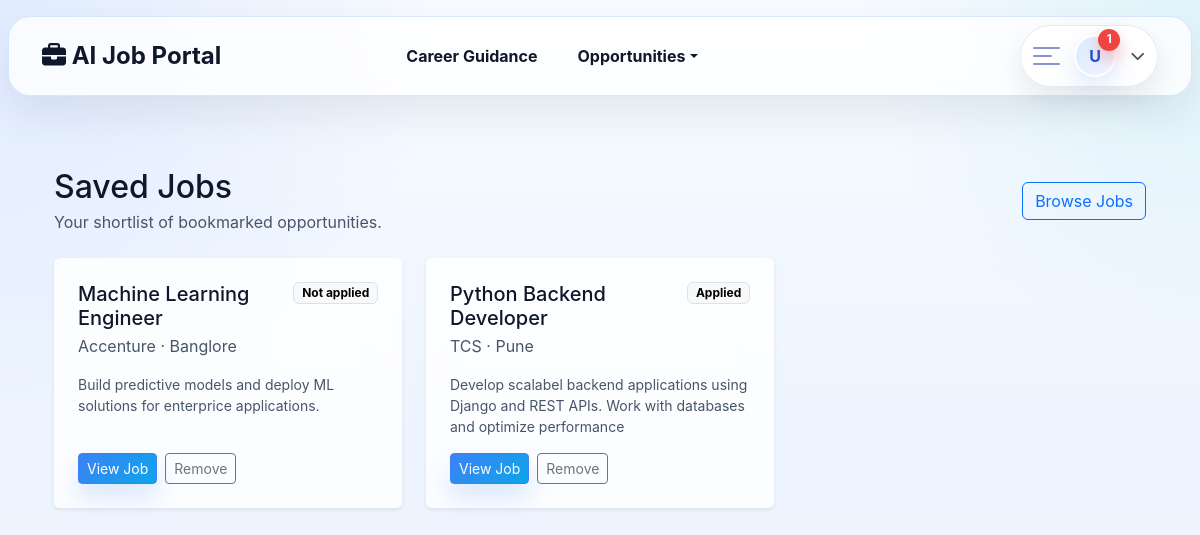
The page /jobs/saved-jobs/ (signed in) on the database its author committed.
### jobs/models.py (models this page shows, shortened)
class SavedJob(models.Model):
    user = models.ForeignKey(User, on_delete=models.CASCADE, related_name="saved_jobs")
    job = models.ForeignKey(Job, on_delete=models.CASCADE, related_name="saved_by_users")
    created_at = models.DateTimeField(auto_now_add=True)
    class Meta:
        ordering = ["-created_at"]
        constraints = [
            models.UniqueConstraint(
                fields=["user", "job"],
                name="unique_saved_job_per_user",
            )
        ]

class Job(models.Model):
    CATEGORY_CHOICES = [
        ("it", "IT / Software Jobs"),
        ("data-science", "Data Science / AI Jobs"),
        ("marketing", "Marketing Jobs"),
        ("finance", "Finance Jobs"),
        ("design", "Design Jobs"),
        ("mobile-app-development", "Mobile App Development"),
    ]
    JOB_TYPE_CHOICES = [
        ("Full Time", "Full Time"),
        ("Part Time", "Part Time"),
        ("Internship", "Internship"),
        ("Remote", "Remote"),
    ]
    title = models.CharField(max_length=200)
    company = models.CharField(max_length=200)
    location = models.CharField(max_length=200)
    category = models.CharField(max_length=40, choices=CATEGORY_CHOICES, default="it")
    latitude = models.FloatField(null=True, blank=True)
    longitude = models.FloatField(null=True, blank=True)
    job_type = models.CharField(max_length=50, choices=JOB_TYPE_CHOICES)
    salary = models.CharField(max_length=100, blank=True, null=True)
    industry_type = models.CharField(max_length=200, blank=True, null=True)
    department = models.CharField(max_length=200, blank=True, null=True)
    role = models.CharField(max_length=200, blank=True, null=True)
    role_category = models.CharField(max_length=200, blank=True, null=True)
    employment_type = models.CharField(max_length=200, blank=True, null=True)
    education = models.TextField(blank=True, null=True)
    interview_type = models.CharField(max_length=10, choices=INTERVIEW_TYPE, default="online")
    description = models.TextField()
    skills_required = models.TextField(help_text="Comma separated skills")
    experience_required = models.CharField(max_length=100, blank=True, null=True)
    about_company = models.TextField(blank=True, null=True)
    company_website = models.URLField(blank=True, null=True)
    company_logo = models.ImageField(upload_to="company_logos/", blank=True, null=True)
    views_count = models.IntegerField(default=0)
    website_clicks = models.IntegerField(default=0)
    created_at = models.DateTimeField(auto_now_add=True)
    class Meta:
        ordering = ["-created_at"]

class Application(models.Model):
    class Status(models.TextChoices):
        APPLIED = "Applied", "Applied"
        UNDER_REVIEW = "Under Review", "Under Review"
        INTERVIEW_SCHEDULED = "Interview Scheduled", "Interview Scheduled"
        INTERVIEW_COMPLETED = "Interview Completed", "Interview Completed"
        SELECTED = "Selected", "Selected"
        REJECTED = "Rejected", "Rejected"
    user = models.ForeignKey(User, on_delete=models.CASCADE, related_name="applications")
    job = models.ForeignKey(Job, on_delete=models.CASCADE, related_name="applications")
    full_name = models.CharField(max_length=255, blank=True, default="")
    email = models.EmailField(blank=True, default="")
    phone_number = models.CharField(max_length=20, blank=True, default="")
    resume = models.FileField(upload_to="resumes/")
    skills = models.TextField(blank=True)
    cover_letter = models.TextField(blank=True)
    status = models.CharField(max_length=30, choices=Status.choices, default=Status.APPLIED)
    interview_type = models.CharField(
        max_length=20,
        choices=[("Online", "Online")],
        default="Online",
    )
    interview_date = models.DateTimeField(blank=True, null=True)
    interview_link = models.CharField(max_length=255, blank=True)
    hr_notes = models.TextField(blank=True)
    matched_skills = models.TextField(blank=True)
    missing_skills = models.TextField(blank=True)
    match_score = models.FloatField(default=0)
    match_percentage = models.FloatField(default=0)
    resume_score = models.FloatField(default=0)
    technical_score = models.FloatField(default=0)
    communication_score = models.FloatField(default=0)
    confidence_score = models.FloatField(default=0)
    interview_score = models.FloatField(default=0)
    overall_score = models.FloatField(default=0)
    final_score = models.FloatField(default=0)
    salary_suggestion = models.CharField(max_length=120, blank=True)
    ai_summary = models.TextField(blank=True)
    generated_questions = models.JSONField(default=list, blank=True)
    submitted_answers = models.JSONField(default=list, blank=True)
    offer_letter = models.TextField(blank=True)
    applied_at = models.DateTimeField(auto_now_add=True)
    updated_at = models.DateTimeField(auto_now=True)
    class Meta:
        ordering = ["-applied_at"]
        constraints = [
            models.UniqueConstraint(
                fields=["user", "job"],
                name="unique_application_per_user_and_job",
            )
        ]

### jobs/views.py (the view)
# urls.py: path("saved-jobs/", job_views.saved_jobs, name="saved_jobs"),
@login_required
def saved_jobs(request):
    saved_jobs_queryset = SavedJob.objects.filter(user=request.user).select_related("job")
    application_status_map = {
        application.job_id: application.status
        for application in Application.objects.filter(user=request.user).only("job_id", "status")
    }
    saved_jobs_list = list(saved_jobs_queryset)
    for saved_job in saved_jobs_list:
        saved_job.application_status = application_status_map.get(saved_job.job_id)
        saved_job.job.is_saved = True
    return render(request, "jobs/saved_jobs.html", {"saved_jobs": saved_jobs_list})

### templates/jobs/saved_jobs.html (shortened to what this page needs)
{% extends "base.html" %}
{% block content %}
<div class="container py-4">
    <div class="d-flex flex-wrap justify-content-between align-items-center gap-3 mb-4">
        <div>
            <h1 class="h2 mb-1">Saved Jobs</h1>
            <p class="text-muted mb-0">Your shortlist of bookmarked opportunities.</p>
        </div>
        <a href="{% url 'job_list' %}" class="btn btn-outline-primary">Browse Jobs</a>
    </div>
    <div class="row g-4">
        {% for saved in saved_jobs %}
            <div class="col-md-6 col-xl-4">
                <div class="card border-0 shadow-sm h-100">
                    <div class="card-body p-4 d-flex flex-column">
                        <div class="d-flex justify-content-between align-items-start gap-3 mb-3">
                            <div>
                                <h2 class="h5 mb-1">{{ saved.job.title }}</h2>
                                <p class="text-muted mb-0">{{ saved.job.company }} · {{ saved.job.location }}</p>
                            </div>
                            <span class="badge text-bg-light border">{{ saved.application_status|default:"Not applied" }}</span>
                        </div>
                        <p class="text-muted small">{{ saved.job.description|truncatewords:22 }}</p>
                        <div class="d-flex flex-wrap gap-2 mt-auto">
                            <a href="{% url 'job_detail' saved.job.id %}" class="btn btn-primary btn-sm">View Job</a>
                            <form method="post" action="{% url 'toggle_save_job_legacy' saved.job.id %}">
                                <button type="submit" class="btn btn-outline-secondary btn-sm">Remove</button>
                            </form>
                        </div>
                    </div>
                </div>
            </div>
        {% endfor %}
    </div>
</div>
{% endblock %}

### templates/base.html (shortened to what this page needs)
{% load socialaccount %}
<!DOCTYPE html>
<html>
<head>
    <link href="https://cdn.jsdelivr.net/npm/bootstrap@5.3.2/dist/css/bootstrap.min.css" rel="stylesheet">
    <link href="https://cdnjs.cloudflare.com/ajax/libs/font-awesome/6.4.0/css/all.min.css" rel="stylesheet">
</head>
<body class="{% block body_class %}{% endblock %}">
<nav class="navbar navbar-expand-lg">
  <div class="container">
    <a class="navbar-brand" href="{% url 'job_list' %}">
        <i class="fas fa-briefcase"></i> AI Job Portal
    </a>
    <div class="collapse navbar-collapse" id="navbarContent">
      <ul class="navbar-nav nav-primary-links mx-lg-auto">
        <li class="nav-item">
            <a href="{% url 'dashboard' %}" class="nav-link nav-primary-link">
                Career Guidance
            </a>
        </li>
        <li class="nav-item dropdown">
            <a
                class="nav-link nav-primary-link dropdown-toggle"
                href="#"
                role="button"
                data-bs-toggle="dropdown"
                aria-expanded="false">
                Opportunities
            </a>
        </li>
      </ul>
      <ul class="navbar-nav align-items-center ms-lg-auto">
{% if user.is_authenticated %}
<li class="nav-item nav-profile-shell">
<button
    type="button"
    class="nav-profile-trigger"
    id="profileDrawerToggle"
    aria-expanded="false"
    aria-controls="profileDrawer">
    <span class="nav-profile-menu-icon" aria-hidden="true">
        <span></span>
        <span></span>
        <span></span>
    </span>
    <span class="nav-profile-avatar-wrap">
        <span class="nav-profile-avatar" aria-hidden="true">
            {% if user.profile.github_avatar_url %}
                <img src="{{ user.profile.github_avatar_url }}" alt="{{ user.get_full_name|default:user.username }}">
            {% else %}
                {{ user.first_name|default:user.username|slice:":1"|upper }}
            {% endif %}
        </span>
        {% if not user.profile.resume and not user.profile.github_username %}
            <span class="nav-profile-badge">2</span>
        {% elif not user.profile.resume or not user.profile.github_username %}
            <span class="nav-profile-badge">1</span>
        {% endif %}
    </span>
    <i class="fa-solid fa-chevron-down nav-profile-chevron" aria-hidden="true"></i>
</button>
</li>
{% endif %}
</ul>
    </div>
  </div>
</nav>
<div class="{% block page_container_class %}container mt-5{% endblock %}">
    {% block content %}
    {% endblock %}
</div>
</body>
</html>

### templates/base.html (style rules this page uses)
:root { --app-bg: radial-gradient(circle at top left, rgba(59, 130, 246, 0.12), transparent 28%), radial-gradient(circle at top right, rgba(6, 182, 212, 0.10), transparent 22%), linear-gradient(180deg, #f8fbff 0%, #edf4ff 45%, #f8fafc 100%); --surface-bg: rgba(255, 255, 255, 0.82); --surface-solid: #ffffff; --surface-muted: #f8fafc; --surface-border: rgba(148, 163, 184, 0.18); --text-main: #0f172a; --text-soft: #475569; --text-muted: #64748b; --primary: #3b82f6; --primary-dark: #2563eb; --primary-soft: rgba(59, 130, 246, 0.12); --shadow-lg: 0 18px 40px rgba(15, 23, 42, 0.08); --shadow-md: 0 10px 24px rgba(15, 23, 42, 0.06); --navbar-bg: rgba(255, 255, 255, 0.78); --navbar-border: rgba(59, 130, 246, 0.18); --input-bg: #ffffff; --dropdown-bg: rgba(255, 255, 255, 0.96); }
body { background: var(--app-bg); color: var(--text-main); font-family: 'Segoe UI', Tahoma, Geneva, Verdana, sans-serif; min-height: 100vh; transition: background 0.3s ease, color 0.3s ease; }
.navbar { background: var(--navbar-bg) !important; border: 1px solid var(--navbar-border); box-shadow: var(--shadow-lg); backdrop-filter: blur(18px); border-radius: 22px; margin: 1rem auto 0; max-width: calc(100% - 1rem); }
.navbar-brand { font-size: 1.5rem; font-weight: 700; color: var(--text-main) !important; }
.nav-primary-links { gap: 0.5rem; }
.nav-primary-link { display: inline-flex; align-items: center; justify-content: center; padding: 0.8rem 1rem !important; border-radius: 999px; color: var(--text-main) !important; font-weight: 700; transition: background-color 0.2s ease, color 0.2s ease, transform 0.2s ease; }
.btn-primary { background: linear-gradient(135deg, var(--primary), #0ea5e9); border-color: var(--primary); box-shadow: 0 14px 24px rgba(59, 130, 246, 0.18); }
body { background-color: transparent; font-family: 'Inter', sans-serif; }
.container { position: relative; z-index: 1; }
.navbar, .navbar .container, .navbar .dropdown { position: relative; z-index: 1100; overflow: visible; }
.card, .modal-content, .table, .list-group-item { background: var(--surface-bg); border: 1px solid var(--surface-border); box-shadow: var(--shadow-md); color: var(--text-main); backdrop-filter: blur(14px); }
.text-muted, .small, p, .nav-link, label { color: var(--text-soft) !important; }
.navbar .nav-link, .navbar .dropdown-toggle, .navbar .dropdown-item { color: var(--text-main) !important; }
.nav-profile-shell { position: relative; }
.nav-profile-trigger { display: inline-flex; align-items: center; gap: 0.9rem; padding: 0.55rem 0.75rem; border: 1px solid rgba(148, 163, 184, 0.22); border-radius: 999px; background: rgba(255, 255, 255, 0.94); box-shadow: 0 12px 28px rgba(15, 23, 42, 0.09); color: var(--text-main); transition: transform 0.2s ease, box-shadow 0.2s ease, border-color 0.2s ease; }
.nav-profile-menu-icon { position: relative; width: 1.7rem; height: 1.1rem; display: inline-flex; align-items: center; justify-content: center; }
.nav-profile-menu-icon span { position: absolute; left: 0; height: 2px; border-radius: 999px; background: #8a94c8; transition: transform 0.2s ease, opacity 0.2s ease; }
.nav-profile-menu-icon span:nth-child(1) { width: 100%; top: 0; }
.nav-profile-menu-icon span:nth-child(2) { width: 72%; top: 50%; transform: translateY(-50%); }
.nav-profile-menu-icon span:nth-child(3) { width: 100%; bottom: 0; }
.nav-profile-avatar-wrap { position: relative; display: inline-flex; align-items: center; justify-content: center; }
.nav-profile-avatar, .drawer-profile-avatar { width: 42px; height: 42px; border-radius: 50%; display: inline-flex; align-items: center; justify-content: center; overflow: hidden; background: linear-gradient(135deg, #dbeafe, #eff6ff); color: #1d4ed8; font-weight: 700; font-size: 1rem; border: 2px solid rgba(255, 255, 255, 0.9); box-shadow: 0 10px 24px rgba(59, 130, 246, 0.18); }
.nav-profile-badge { position: absolute; top: -6px; right: -4px; min-width: 22px; height: 22px; padding: 0 0.35rem; border-radius: 999px; display: inline-flex; align-items: center; justify-content: center; background: #ef4444; color: #ffffff; font-size: 0.72rem; font-weight: 700; box-shadow: 0 8px 16px rgba(239, 68, 68, 0.35); }
.nav-profile-chevron { color: var(--text-soft); font-size: 0.9rem; }

### rows shown on the page
SavedJob: job "Machine Learning Engineer", job.company "Accenture", job.location "Banglore", application_status "Not applied", job.description "Build predictive models and deploy ML solutions for enterprice applications."
SavedJob: job "Python Backend Developer", job.company "TCS", job.location "Pune", application_status "Applied", job.description "Develop scalabel backend applications using Django and REST APIs. Work with databases and optimize performance"

### other values the page prints
{{ user.first_name|default:user.username|slice:":1"|upper }} "U"
